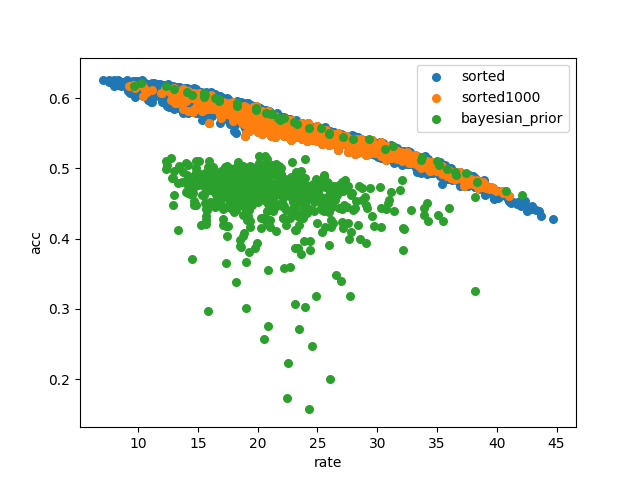

Reproduce this figure in Python.
import pandas as pd
import matplotlib.pyplot as plt
import numpy as np
import sys
import glob
import os
os.chdir('../jpeg_eval/')

def identify_pareto(scores):
    # Count number of items
    population_size = scores.shape[0]
    # Create a NumPy index for scores on the pareto front (zero indexed)
    population_ids = np.arange(population_size)
    # Create a starting list of items on the Pareto front
    # All items start off as being labelled as on the Parteo front
    pareto_front = np.ones(population_size, dtype=bool)
    # Loop through each item. This will then be compared with all other items
    for i in range(population_size):
        # Loop through all other items
        for j in range(population_size):
            # Check if our 'i' pint is dominated by out 'j' point
            if all(scores[j] >= scores[i]) and any(scores[j] > scores[i]):
                # j dominates i. Label 'i' point as not on Pareto front
                pareto_front[i] = 0
                # Stop further comparisons with 'i' (no more comparisons needed)
                break
    # Return ids of scenarios on pareto front
    return population_ids[pareto_front]

def get_data(group, **param):
    index = param['index']
    if group == 'ga_selection':
        ga_list = glob.glob('csv/ga_selection_*_*.csv')
        rate=[]
        acc1=[]
        for name in ga_list:
            df = pd.read_csv(name)
            rate.append(np.array(df['rate'])[-1])
            acc1.append(np.array(df['acc1'])[-1])
        return (rate[index],acc1[index])
#df  = pd.read_csv("ratio.csv")
#pl = df.plot(kind='scatter',x='Comp Rate',y='Acc', s=30, color ='Blue', label='random jpeg')
#term = 'rate'#rate
    if 'sorted' in group:
        df = pd.read_csv("csv/sorted.csv")
        return (df['rate'][index], df['acc1'][index])
    if 'bayesian' in group:
        df = pd.read_csv('csv/bayesian.csv')
        return (df['rate'][index][20:], df['acc1'][index][20:])
    if 'standard' in group:
        df = pd.read_csv('csv/'+group+'.csv')
        term = df['i'].astype(str).str.isnumeric()
        if param['start'] != None:
            term = df['i'].str.startswith(param['startwith']) 
        return (df['rate'][term][index], df['acc1'][term][index])
    if 'psnr' in group:
        df = pd.read_csv('csv/sorted_psnr.csv')
        return (df['rate'][index], df['psnr_mean'][index])
#psnr = (df['psnr_mean'],df[term])
#scores=np.array((df['psnr_mean'],df['acc1']))
#scores=np.swapaxes(scores,0,1)
#indexes=identify_pareto(scores)
#np.save('pareto',indexes)
#indexes = np.load('pareto.npy')
#g1 = (df['rate'][indexes],df['acc1'][indexes])
#g2 = (df['rate'],df['acc1'])
##g1 = (df['psnr_mean'][indexes],df[term][indexes])
#np.set_printoptions(threshold=sys.maxsize)
#df = pd.read_csv("csv/ga_selection_multi.csv")
#scores=np.array((df['rate'],df['acc1']))
#scores=np.swapaxes(scores,0,1)
#indexes=identify_pareto(scores)
#g3 = (df['rate'][indexes],df['acc1'][indexes]) #g3: pareto of ga
#df = pd.read_csv("csv/standard_part.csv")
#g4 = (df['rate'][1:20],df['acc1'][1:20])
#print(coef)



markers = ["o" , "," , "o" , "v" , "^" , "<", ">"]#.
colors = ['r','g','b','y','c', 'm', 'k']#("red","blue",'yellow','green')
#rates = np.array(pd.read_csv('csv/sorted.csv')['rate'])
#sorted_index = np.logical_and(rates > 21.33,rates < 22.81)
#scores = np.array((df['rate'],df['acc1']))
#scores = np.swapaxes(scores,0,1)
#pareto = identify_pareto(scores)
groups = {  
            'sorted': { 'index': slice(None) },
            'sorted1000': {'index': slice(None,1000)},
            'bayesian_prior': { 'index': slice(None) },
            #'sorted1000': { 'index': sorted_index }
         }

# Create plot
fig = plt.figure()
ax = fig.add_subplot(111)#axisbg="1.0")
# np.polyfit(g2[0],g2[1], 2)
#x = np.linspace(min(df['rate']), max(df['rate']), 1000)
#y = [ np.sum(np.array([a**2,a,1])*coef) for a in x]
#ax.plot(x,y)
xmax = 0
xmin = 0
for k in groups.keys():
    x, y = get_data(k, **groups[k])
    #a = 1 if group=='standard' or 'pareto' else 0.3
    ax.scatter(x, y, s=30, label=k.replace('_part1', ''))


#plt.title('CR pareto vs Acc')
plt.legend(loc=0)
plt.xlabel('rate') 
plt.ylabel('acc')
os.chdir('../plots/')
plt.savefig(os.path.basename(__file__).replace('.py','.png'))
plt.show()

#df = pd.read_csv("libjpeg_random.csv")
#pl = df.plot.scatter(x='Comp Rate', y='Acc', s=30, color='Blue', label='random jpeg',ax=pl);
#df = pd.read_csv("libjpeg_perturbed.csv")
#pl = df.plot.scatter(x='Comp Rate', y='Acc', s=30, color='Yellow', label='perturbed jpeg',ax=pl);


#print(df[1:])

#ax.scatter(x=df['rate'][1:], y=df['acc1'][1:], s=45, color='Green', label='standard jpeg')


#fig = pl.get_figure()
#fig.save
